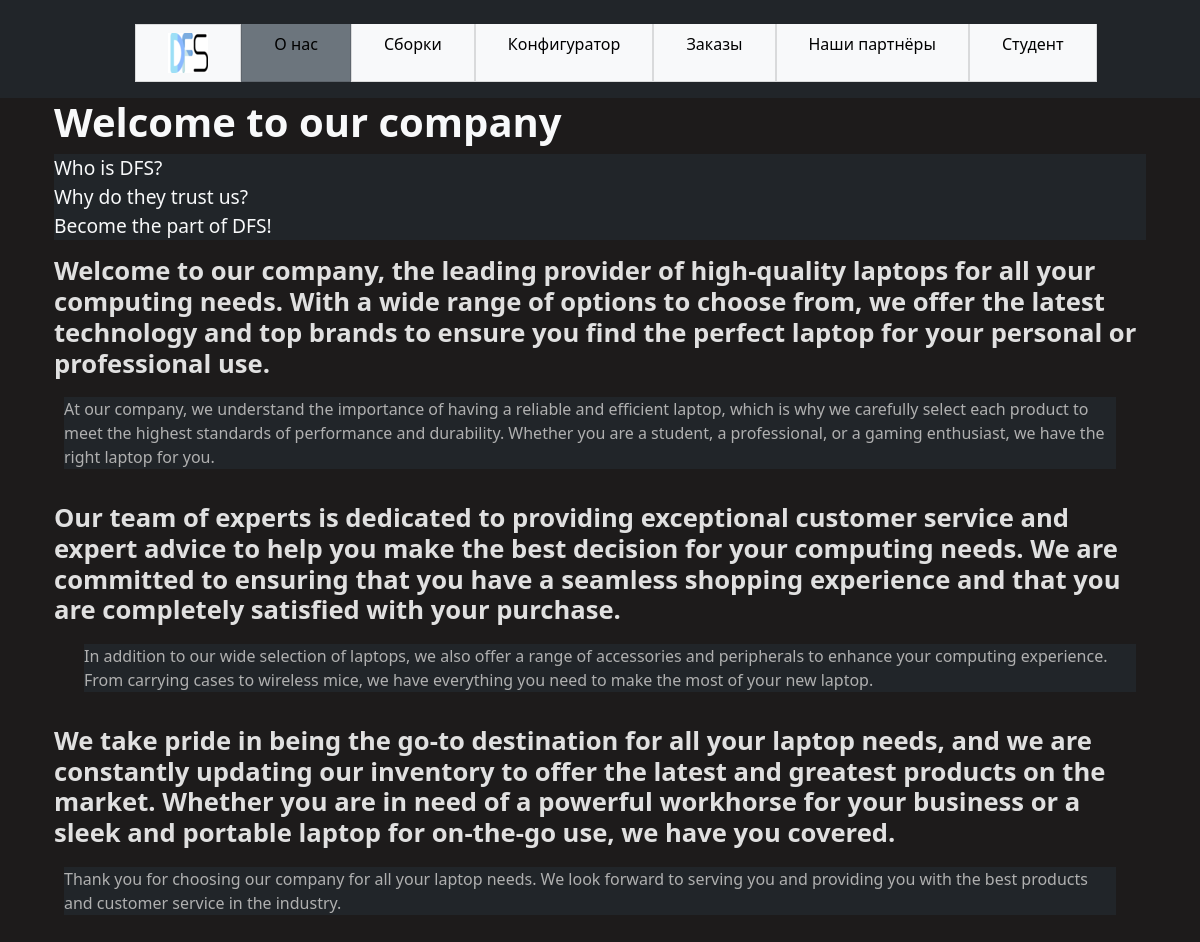
The app's page /myApp1/our_company/ with its own data.
### myApp1/models.py (models this page shows, shortened)
class WhoIsDFS(models.Model):
    text = models.CharField(max_length=255)
    text_2 = models.CharField(max_length=255)
    img = models.URLField()

### myApp1/views.py (the view)
# urls.py: path("our_company/", views.our_company, name="our_company"),
def our_company (request):
    objects_array2 = WhoIsDFS.objects.all()
    context = {"objects_array": objects_array2}
    return render(request, "our_company.html", context)

### myApp1/templates/our_company.html (shortened to what this page needs)
{% extends "base/base.html" %}
{% load static %}
{% block content %}
<div class="container container-fluid">
    <h1 class="text-light" id="top_of_page" style="font-size: 2.5rem; font-weight: bold;">Welcome to our company</h1>
</div>
<div class="container">
    <nav class="page_navigation bg-dark">
        <ol class="list-unstyled" style="padding-left: 0;">
            <li><a href="#1" class="text-light text-decoration-none" style="font-size: 1.2rem;">Who is DFS?</a></li>
            <li><a href="#2" class="text-light text-decoration-none" style="font-size: 1.2rem;">Why do they trust us?</a></li>
            <li><a href="#3" class="text-light text-decoration-none" style="font-size: 1.2rem;">Become the part of DFS!</a></li>
        </ol>
    </nav>
</div>
<div class="container text-light">
    {% for s in objects_array %}
    <div class="mb-4">
        <h4 id="{{s.id}}" style="font-size: 1.6rem; font-weight: bold; color: #e0e0e0;">{{ s.text }}</h4>
        <div class="d-flex flex-wrap align-items-center {% if s.id|divisibleby:2 %}flex-row{% else %}flex-row-reverse{% endif %}">
            <p class="bg-dark" style="color: #b0b0b0; flex: 1; margin: 10px;">{{ s.text_2 }}</p>
        </div>
    </div>
    {% endfor %}
</div>
{% endblock content %}

### myApp1/static/css/styles.css (style rules this page uses)
a { text-decoration: none; }
body { background-color: rgb(29, 27, 27); background-size: cover; background-attachment: fixed; color: white; }

### records on screen
WhoIsDFS: text "Welcome to our company, the leading provider of high-quality laptops for all your computing needs. With a wide range of options to choose from, we offer the latest technology and top brands to ensure you find the perfect laptop for your personal or professional use.", text_2 "At our company, we understand the importance of having a reliable and efficient laptop, which is why we carefully select each product to meet the highest standards of performance and durability. Whether you are a student, a professional, or a gaming enthusiast, we have the right laptop for you."
WhoIsDFS: text "Our team of experts is dedicated to providing exceptional customer service and expert advice to help you make the best decision for your computing needs. We are committed to ensuring that you have a seamless shopping experience and that you are completely satisfied with your purchase.", text_2 "In addition to our wide selection of laptops, we also offer a range of accessories and peripherals to enhance your computing experience. From carrying cases to wireless mice, we have everything you need to make the most of your new laptop."
WhoIsDFS: text "We take pride in being the go-to destination for all your laptop needs, and we are constantly updating our inventory to offer the latest and greatest products on the market. Whether you are in need of a powerful workhorse for your business or a sleek and portable laptop for on-the-go use, we have you covered.", text_2 "Thank you for choosing our company for all your laptop needs. We look forward to serving you and providing you with the best products and customer service in the industry."
